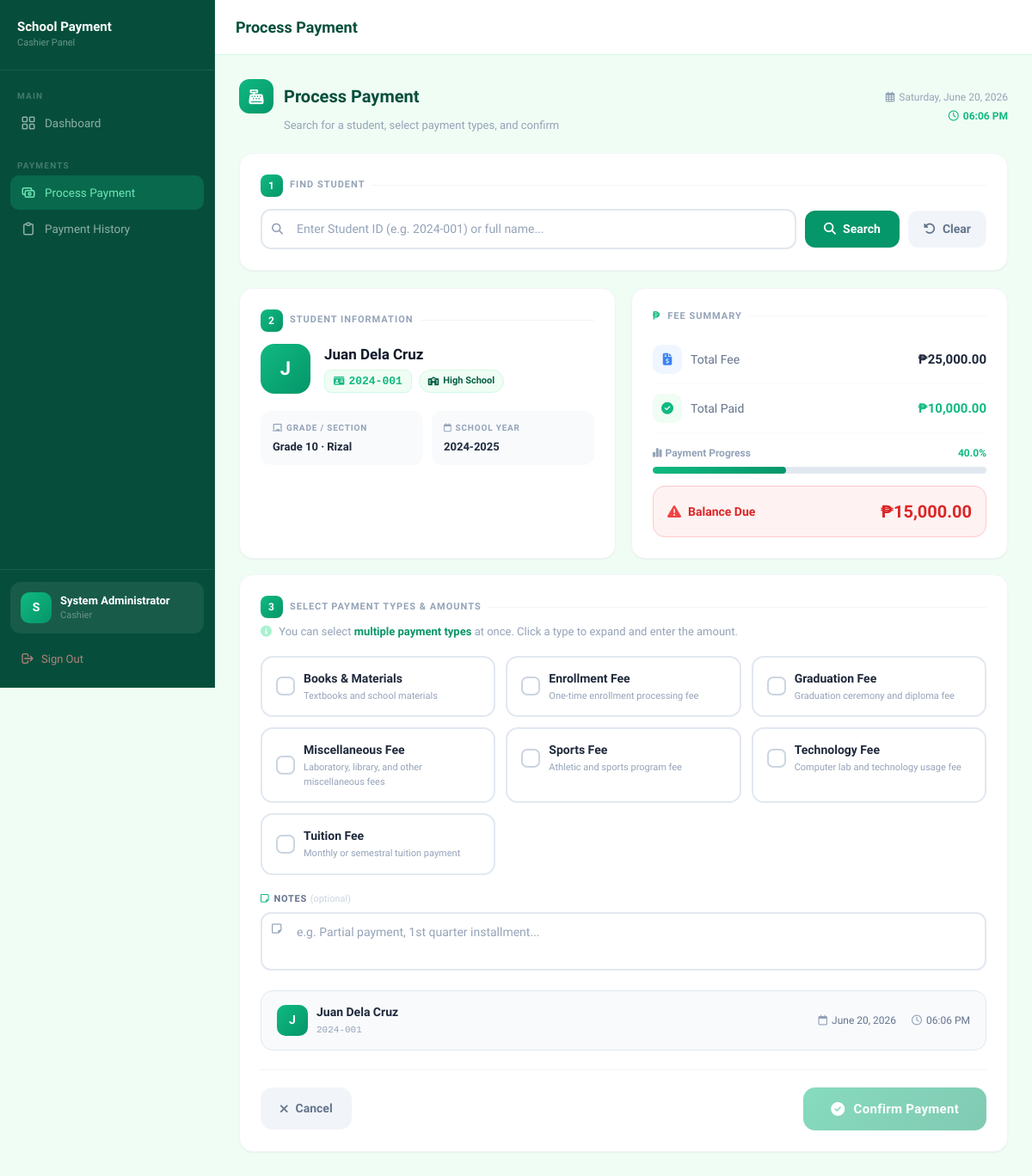
Screenshot of /cashier/process_payment.php?sid=1 (signed in) with the database file from the repository.
### tables this page shows
CREATE TABLE IF NOT EXISTS students (
    id INT AUTO_INCREMENT PRIMARY KEY,
    student_id VARCHAR(20) NOT NULL UNIQUE,
    full_name VARCHAR(150) NOT NULL,
    grade_level VARCHAR(20),
    section VARCHAR(50),
    school_year VARCHAR(20),
    major VARCHAR(100) DEFAULT NULL,
    total_fee DECIMAL(10,2) DEFAULT 0.00,
    total_paid DECIMAL(10,2) DEFAULT 0.00,
    balance DECIMAL(10,2) GENERATED ALWAYS AS (total_fee - total_paid) STORED,
    status ENUM('active', 'inactive') DEFAULT 'active',
    created_at DATETIME DEFAULT CURRENT_TIMESTAMP,
    updated_at DATETIME DEFAULT CURRENT_TIMESTAMP ON UPDATE CURRENT_TIMESTAMP
);

CREATE TABLE IF NOT EXISTS payment_types (
    id INT AUTO_INCREMENT PRIMARY KEY,
    type_name VARCHAR(100) NOT NULL,
    description TEXT,
    status ENUM('active', 'inactive') DEFAULT 'active',
    created_at DATETIME DEFAULT CURRENT_TIMESTAMP
);

### cashier/process_payment.php (the view, shortened to what this page needs)
<?php
require_once '../includes/db.php';
$student = null;
if (isset($_GET['sid'])) {
    $sid     = intval($_GET['sid']);
    $student = $conn->query("SELECT * FROM students WHERE id=$sid AND status='active'")->fetch_assoc();
}
$payment_types_res = $conn->query("SELECT * FROM payment_types WHERE status='active' ORDER BY type_name");
$payment_types = [];
while ($pt = $payment_types_res->fetch_assoc()) $payment_types[] = $pt;
include 'layout_header.php';
?>
<?php include 'processstyle.php'; ?>
<div class="fade-up page-header" style="display:flex; align-items:center; justify-content:space-between; margin-bottom:22px;">
    <div>
        <div style="display:flex; align-items:center; gap:12px; margin-bottom:4px;">
            <div style="width:40px; height:40px; background:linear-gradient(135deg,#10b981,#059669); border-radius:12px; display:flex; align-items:center; justify-content:center;">
                <i class="fa-solid fa-cash-register" style="color:white; font-size:17px;"></i>
            </div>
            <h2 style="font-size:20px; font-weight:800; color:#064e3b; margin:0;">Process Payment</h2>
        </div>
        <p style="color:#94a3b8; font-size:13px; margin:0 0 0 52px;">Search for a student, select payment types, and confirm</p>
    </div>
    <div style="text-align:right;">
        <p style="font-size:12px; color:#94a3b8; margin:0;"><i class="fa-regular fa-calendar-days" style="margin-right:5px;"></i><?= date('l, F j, Y') ?></p>
        <p style="font-size:12px; color:#10b981; font-weight:700; margin:4px 0 0;"><i class="fa-regular fa-clock" style="margin-right:5px;"></i><?= date('h:i A') ?></p>
    </div>
</div>
<div class="bg-white rounded-2xl border border-slate-100 shadow-sm p-6 mb-5 fade-up">
    <div class="section-label">
        <div class="step-badge">1</div> Find Student
    </div>
    <form method="GET">
        <div class="search-row" style="display:flex; gap:10px; align-items:center;">
            <div class="field-group" style="flex:1;">
                <input type="text" name="q"
                    value="<?= htmlspecialchars($_GET['q'] ?? '') ?>"
                    placeholder="Enter Student ID (e.g. 2024-001) or full name..."
                    autofocus class="field-input">
            </div>
            <button type="submit" style="display:flex;align-items:center;gap:8px;background:#059669;color:white;border:none;padding:11px 22px;border-radius:12px;font-size:14px;font-weight:700;cursor:pointer;transition:all 0.2s;font-family:inherit;">
                <i class="fa-solid fa-magnifying-glass"></i> Search
            </button>
            <?php if ($student || isset($_GET['search_student'])): ?>
            <a href="process_payment.php" style="display:flex;align-items:center;gap:8px;background:#f1f5f9;color:#64748b;padding:11px 18px;border-radius:12px;font-size:14px;font-weight:600;text-decoration:none;transition:all 0.2s;">
                <i class="fa-solid fa-rotate-left"></i> Clear
            </a>
            <?php endif; ?>
        </div>
    </form>
</div>
<?php if ($student):
    $pct = $student['total_fee'] > 0 ? min(100, ($student['total_paid'] / $student['total_fee'] * 100)) : 0;
    $college_levels = ['1st Year','2nd Year','3rd Year','4th Year','5th Year'];
    $is_college = in_array($student['grade_level'], $college_levels);
?>
<div class="student-grid" style="display:grid; grid-template-columns:1fr 1fr; gap:18px; margin-bottom:18px;">
    <div class="bg-white rounded-2xl border border-slate-100 shadow-sm p-6 fade-up2">
        <div class="section-label"><div class="step-badge">2</div> Student Information</div>
        <div style="display:flex; align-items:center; gap:16px; margin-bottom:20px;">
            <div class="avatar-ring" style="width:58px;height:58px;border-radius:16px;display:flex;align-items:center;justify-content:center;flex-shrink:0;
                background:<?= $is_college ? 'linear-gradient(135deg,#f59e0b,#d97706)' : 'linear-gradient(135deg,#10b981,#059669)' ?>;">
                <span style="color:white;font-weight:800;font-size:22px;"><?= strtoupper(substr($student['full_name'],0,1)) ?></span>
            </div>
            <div>
                <h3 style="font-size:17px;font-weight:800;color:#0f172a;margin:0 0 4px;"><?= htmlspecialchars($student['full_name']) ?></h3>
                <div style="display:flex;gap:8px;flex-wrap:wrap;">
                    <span style="font-family:monospace;font-size:13px;font-weight:700;color:#10b981;background:#f0fdf4;padding:3px 10px;border-radius:8px;border:1px solid #d1fae5;">
                        <i class="fa-solid fa-id-card" style="margin-right:5px;font-size:11px;"></i><?= htmlspecialchars($student['student_id']) ?>
                    </span>
                    <span style="display:inline-flex;align-items:center;gap:5px;background:#f0fdf4;border:1px solid #d1fae5;color:#065f46;font-size:11px;font-weight:700;padding:4px 10px;border-radius:20px;">
                        <i class="fa-solid fa-<?= $is_college ? 'graduation-cap' : 'school' ?>" style="font-size:10px;"></i>
                        <?= $is_college ? 'College' : 'High School' ?>
                    </span>
                </div>
            </div>
        </div>
        <div class="student-detail-grid" style="display:grid;grid-template-columns:1fr 1fr;gap:10px;">
            <div style="background:#f8fafc;border-radius:12px;padding:12px 14px;">
                <p style="color:#94a3b8;font-size:10px;font-weight:800;letter-spacing:0.8px;text-transform:uppercase;margin:0 0 5px;">
                    <i class="fa-solid fa-chalkboard" style="margin-right:4px;"></i><?= $is_college ? 'Year / Course' : 'Grade / Section' ?>
                </p>
                <p style="color:#1e293b;font-weight:700;font-size:13px;margin:0;">
                    <?= htmlspecialchars($student['grade_level']) ?><?= $student['section'] ? ' · ' . htmlspecialchars($student['section']) : '' ?>
                </p>
            </div>
            <div style="background:#f8fafc;border-radius:12px;padding:12px 14px;">
                <p style="color:#94a3b8;font-size:10px;font-weight:800;letter-spacing:0.8px;text-transform:uppercase;margin:0 0 5px;">
                    <i class="fa-regular fa-calendar" style="margin-right:4px;"></i>School Year
                </p>
                <p style="color:#1e293b;font-weight:700;font-size:13px;margin:0;"><?= htmlspecialchars($student['school_year']) ?></p>
            </div>
        </div>
    </div>
    <div class="bg-white rounded-2xl border border-slate-100 shadow-sm p-6 fade-up2">
        <div class="section-label"><i class="fa-solid fa-peso-sign" style="color:#10b981;"></i> Fee Summary</div>
        <div class="fee-row">
            <div style="display:flex;align-items:center;gap:10px;">
                <div style="width:34px;height:34px;background:#eff6ff;border-radius:10px;display:flex;align-items:center;justify-content:center;">
                    <i class="fa-solid fa-file-invoice-dollar" style="color:#3b82f6;font-size:14px;"></i>
                </div>
                <span style="color:#64748b;font-size:14px;">Total Fee</span>
            </div>
            <span style="font-weight:800;font-size:15px;color:#1e293b;">₱<?= number_format($student['total_fee'],2) ?></span>
        </div>
        <div class="fee-row">
            <div style="display:flex;align-items:center;gap:10px;">
                <div style="width:34px;height:34px;background:#f0fdf4;border-radius:10px;display:flex;align-items:center;justify-content:center;">
                    <i class="fa-solid fa-circle-check" style="color:#10b981;font-size:14px;"></i>
                </div>
                <span style="color:#64748b;font-size:14px;">Total Paid</span>
            </div>
            <span style="font-weight:800;font-size:15px;color:#10b981;">₱<?= number_format($student['total_paid'],2) ?></span>
        </div>
        <div style="padding:14px 0;">
            <div style="display:flex;justify-content:space-between;margin-bottom:7px;">
                <span style="font-size:12px;color:#94a3b8;font-weight:600;"><i class="fa-solid fa-chart-simple" style="margin-right:4px;"></i>Payment Progress</span>
                <span style="font-size:12px;font-weight:800;color:#10b981;"><?= number_format($pct,1) ?>%</span>
            </div>
            <div class="progress-track"><div class="progress-fill" style="width:<?= $pct ?>%;"></div></div>
        </div>
        <div style="display:flex;align-items:center;justify-content:space-between;padding:14px 16px;border-radius:14px;
            <?= $student['balance'] > 0 ? 'background:#fef2f2;border:1.5px solid #fecaca;' : 'background:#f0fdf4;border:1.5px solid #bbf7d0;' ?>">
            <div style="display:flex;align-items:center;gap:8px;">
                <i class="fa-solid <?= $student['balance'] > 0 ? 'fa-triangle-exclamation' : 'fa-circle-check' ?>"
                   style="font-size:16px;color:<?= $student['balance'] > 0 ? '#ef4444' : '#10b981' ?>;"></i>
                <span style="font-weight:800;font-size:14px;color:<?= $student['balance'] > 0 ? '#dc2626' : '#059669' ?>;">
                    <?= $student['balance'] > 0 ? 'Balance Due' : 'Fully Paid' ?>
                </span>
            </div>
            <span style="font-weight:900;font-size:20px;color:<?= $student['balance'] > 0 ? '#dc2626' : '#059669' ?>;">
                ₱<?= number_format(abs($student['balance']),2) ?>
            </span>
        </div>
    </div>
</div>
<div class="bg-white rounded-2xl border border-slate-100 shadow-sm p-6 fade-up3">
    <div class="section-label"><div class="step-badge">3</div> Select Payment Types & Amounts</div>
    <p style="font-size:13px;color:#94a3b8;margin:-8px 0 18px;">
        <i class="fa-solid fa-circle-info" style="margin-right:5px;color:#a7f3d0;"></i>
        You can select <strong style="color:#059669;">multiple payment types</strong> at once. Click a type to expand and enter the amount.
    </p>
    <form method="POST" id="paymentForm">
        <div class="pt-grid" style="display:grid; grid-template-columns: repeat(auto-fill, minmax(220px, 1fr)); gap:12px; margin-bottom:20px;">
            <?php foreach ($payment_types as $i => $pt): ?>
            <div class="pt-item" id="pt_item_<?= $pt['id'] ?>" onclick="togglePT(<?= $pt['id'] ?>)">
                <div style="display:flex;align-items:center;gap:10px;">
                    <div id="pt_check_<?= $pt['id'] ?>"
                         style="width:22px;height:22px;border-radius:7px;border:2px solid #cbd5e1;background:#fff;display:flex;align-items:center;justify-content:center;flex-shrink:0;transition:all 0.2s;">
                    </div>
                    <div>
                        <p style="font-size:14px;font-weight:700;color:#1e293b;margin:0;"><?= htmlspecialchars($pt['type_name']) ?></p>
                        <?php if (!empty($pt['description'])): ?>
                        <p style="font-size:11px;color:#94a3b8;margin:2px 0 0;"><?= htmlspecialchars($pt['description']) ?></p>
                        <?php endif; ?>
                    </div>
                </div>
            </div>
            <?php endforeach; ?>
        </div>
        <div style="margin-top:16px;">
            <label style="display:block;font-size:11px;font-weight:800;color:#64748b;text-transform:uppercase;letter-spacing:0.8px;margin-bottom:7px;">
                <i class="fa-regular fa-note-sticky" style="margin-right:5px;color:#10b981;"></i>Notes
                <span style="color:#cbd5e1;font-weight:400;text-transform:none;letter-spacing:0;font-size:11px;">(optional)</span>
            </label>
            <div class="field-group">
                <textarea name="notes" rows="2" placeholder="e.g. Partial payment, 1st quarter installment..."
                    class="field-input" style="padding-top:11px;padding-left:40px;resize:none;"></textarea>
            </div>
        </div>
        <div class="summary-strip" style="display:flex;align-items:center;justify-content:space-between;flex-wrap:wrap;gap:12px;margin-top:16px;padding:14px 18px;background:#f8fafc;border:1.5px solid #e2e8f0;border-radius:14px;">
            <div style="display:flex;align-items:center;gap:10px;">
                <div style="width:36px;height:36px;background:linear-gradient(135deg,<?= $is_college ? '#f59e0b,#d97706' : '#10b981,#059669' ?>);border-radius:10px;display:flex;align-items:center;justify-content:center;">
                    <span style="color:white;font-weight:800;font-size:14px;"><?= strtoupper(substr($student['full_name'],0,1)) ?></span>
                </div>
                <div>
                    <p style="font-size:14px;font-weight:800;color:#1e293b;margin:0;"><?= htmlspecialchars($student['full_name']) ?></p>
                    <p style="font-size:11px;color:#94a3b8;margin:2px 0 0;font-family:monospace;"><?= htmlspecialchars($student['student_id']) ?></p>
                </div>
            </div>
            <div style="display:flex;gap:18px;font-size:12px;color:#64748b;">
                <span><i class="fa-regular fa-calendar" style="margin-right:5px;color:#94a3b8;"></i><?= date('F j, Y') ?></span>
                <span><i class="fa-regular fa-clock" style="margin-right:5px;color:#94a3b8;"></i><?= date('h:i A') ?></span>
            </div>
        </div>
        <div class="action-row" style="display:flex;align-items:center;justify-content:space-between;margin-top:22px;padding-top:20px;border-top:1.5px solid #f1f5f9;">
            <a href="process_payment.php" class="btn-cancel">
                <i class="fa-solid fa-xmark"></i> Cancel
            </a>
            <button type="submit" class="btn-confirm" id="confirmBtn" disabled>
                <i class="fa-solid fa-circle-check" style="font-size:16px;"></i>
                Confirm Payment
            </button>
        </div>
    </form>
</div>
<?php endif; ?>
<?php include 'layout_footer.php'; ?>

### rows the page displays
students: full_name "J", full_name "Juan Dela Cruz", student "2024-001", grade_level "Grade 10", section "Rizal", school_year "2024-2025", total_fee "25,000.00", total_paid "10,000.00", pct "40.0", balance "15,000.00"
payment_types: type_name "Books & Materials", description "Textbooks and school materials"
payment_types: type_name "Enrollment Fee", description "One-time enrollment processing fee"
payment_types: type_name "Graduation Fee", description "Graduation ceremony and diploma fee"
payment_types: $pt['id'] 2 (drawn), type_name "Miscellaneous Fee", description "Laboratory, library, and other miscellaneous fees"
payment_types: type_name "Sports Fee", description "Athletic and sports program fee"
payment_types: type_name "Technology Fee", description "Computer lab and technology usage fee"
payment_types: type_name "Tuition Fee", description "Monthly or semestral tuition payment"

### other values shown
substr($_SESSION['full_name']??'C',0,1) "S"
$_SESSION['full_name'] "System Administrator"
$page_title "Process Payment"
